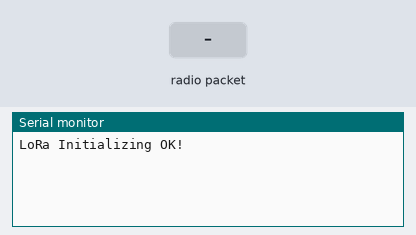
A sketch run on a simulated ESP32. Shown: the last lines printed to the serial monitor. Inputs (shaded band) come from the test bench. No radio packets arrive unless stated.

Above: at 1.2 s.
1.3 s: radio packet "B" arrives
At 2.5 s:
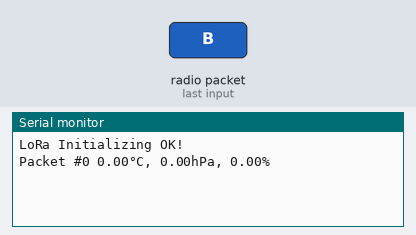
2.8 s: radio packet "G" arrives
At 3.9 s:
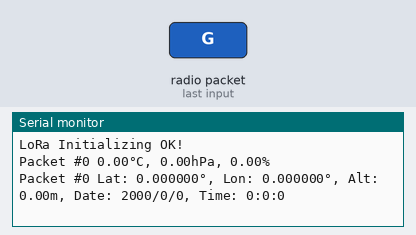
4.3 s: radio packet "1" arrives
At 5.1 s:
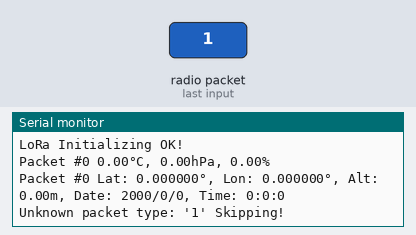

Measured:
- after the input at 1.3 s, the serial monitor: prints a new line at once (image 1)
- after the input at 2.8 s, the serial monitor: prints a new line at once (image 2)
- after the input at 4.3 s, the serial monitor: prints a new line at once (image 3)

The sketch:

ground.ino
```cpp
#include <LoRa.h>

// lora pins
#define ss 5
#define rst 14
#define dio0 2

struct BMEData {
  float temperature;
  float pressure;
  float humidity;
};

struct GPSData {
  double latitude;
  double longitude;
  double altitude;
  uint32_t date;
  uint32_t time;
};

void setup() {
  // initialize Serial Monitor
  Serial.begin(115200);
  while (!Serial);


  // setup LoRa transceiver module
  LoRa.setPins(ss, rst, dio0);

  // 915E6 for North America
  while (!LoRa.begin(915E6)) {
    Serial.println(".");
    delay(500);
  }

  // Change sync word (0xF3) to match the receiver
  // The sync word assures you don't get LoRa messages from other LoRa transceivers
  // ranges from 0-0xFF
  LoRa.setSyncWord(0xF3);
  Serial.println("LoRa Initializing OK!");
}

void loop() {
  if (LoRa.parsePacket()) {
    // use sizeof(GPSData) for now because it's larger
    uint8_t buffer[sizeof(char) + sizeof(uint16_t) + sizeof(GPSData)] = { 0 };

    int bytesRead = 0;
    while (LoRa.available()) {
      buffer[bytesRead] = LoRa.read();
      bytesRead++;
    }
    // okok got all of the data
    parseData(buffer, bytesRead);
  }
}

void parseData(uint8_t* buffer, int bytesRead) {
  char type = buffer[0];
  if (type != 'B' && type != 'G') {
    Serial.print("Unknown packet type: '");
    Serial.print(type);
    if ((bytesRead - sizeof(char) - sizeof(uint16_t)) == sizeof(BMEData)) {
      Serial.println("' Expecting BME data");
      type = 'B';
    }
    else if ((bytesRead - 3) == sizeof(GPSData)) {
      Serial.println("' Expecting GPS data");
      type = 'G';
    }
    else {
      Serial.println("' Skipping!");
      return;
    }
  }

  uint16_t packetNumber;
  memcpy(&packetNumber, buffer + sizeof(char), sizeof(uint16_t));
  Serial.print("Packet #");
  Serial.print(packetNumber);
  Serial.print(" ");

  // no need to worry about memory isuses
  if (type == 'B') {
    BMEData data;
    memcpy(&data, buffer + sizeof(char) + sizeof(uint16_t), sizeof(BMEData));
    Serial.print(data.temperature);
    Serial.print("°C, ");
    Serial.print(data.pressure);
    Serial.print("hPa, ");
    Serial.print(data.humidity);
    Serial.println("%");
  }
  else if (type == 'G') {
    GPSData data;
    memcpy(&data, buffer + sizeof(char) + sizeof(uint16_t), sizeof(GPSData));

    Serial.print("Lat: ");
    Serial.print(data.latitude, 6);
    Serial.print("°, Lon: ");
    Serial.print(data.longitude, 6);
    Serial.print("°, Alt: ");
    Serial.print(data.altitude);
    Serial.print("m, Date: ");

    Serial.print(data.date % 100 + 2000); //  year
    Serial.print("/");
    Serial.print((data.date / 100) % 100); // month
    Serial.print("/");
    Serial.print(data.date / 10000); // day

    Serial.print(", Time: ");
    Serial.print(data.time / 1000000); // hour
    Serial.print(":");
    Serial.print((data.time / 10000) % 100); // minute
    Serial.print(":");
    Serial.println((data.time / 100) % 100); // second
  }
}
```
